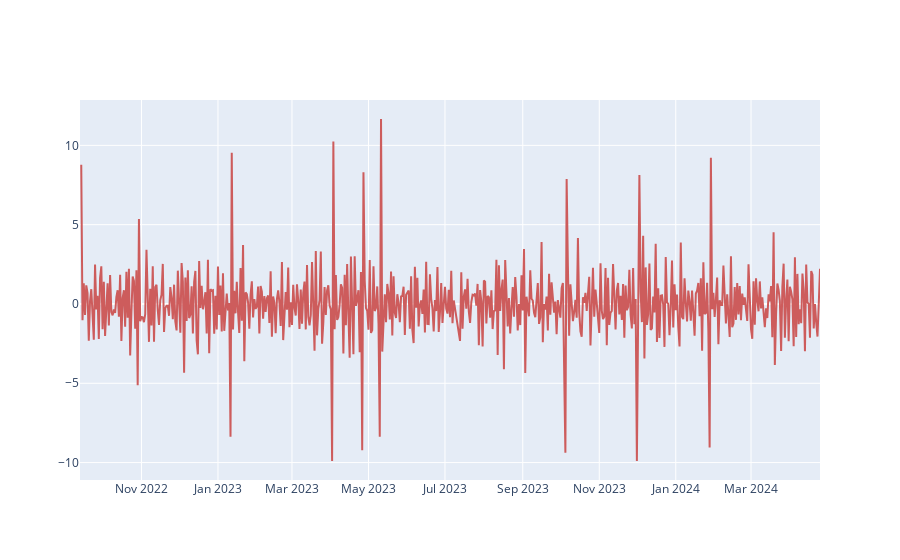

Notebook source saved alongside this figure:
### Code cell
sleep_dif_sqrt = go.Figure(data=[
    go.Scatter(x=df_sleep.index, 
    y=df_sleep_dif_sqrt.values,
    marker_color='indianred', text="ma_sleep")])

sleep_dif_sqrt.show()

### Figure 1 — Plotly figure (JSON) as saved in the notebook; plotly's stock layout.template omitted (floating-point values rounded to 4 significant figures; data arrays with more than 128 entries replaced by an {"elided": "..."} marker saying what was removed)
{"data": [{"marker": {"color": "indianred"}, "text": "ma_sleep", "type": "scatter", "x": {"elided": "586 str values"}, "y": {"elided": "586 float values"}}], "layout": {}}
